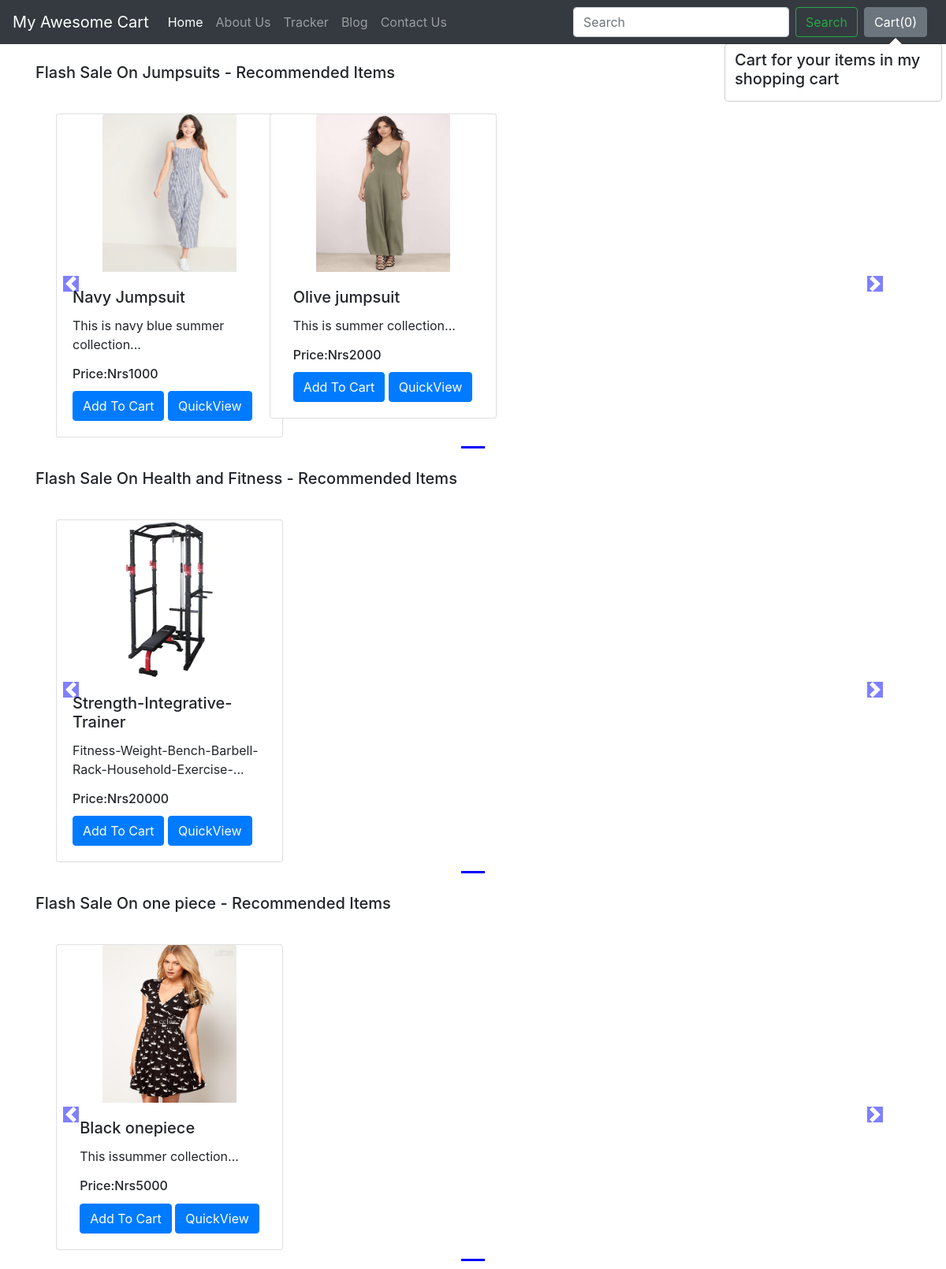
The app's page /shop/ with its own data.
### shop/models.py (models this page shows, shortened)
class Product(models.Model):
    product_id = models.AutoField
    product_name = models.CharField(max_length=50)
    category = models.CharField(max_length=50,default="")
    subcategory = models.CharField(max_length=50,default="")
    price = models.IntegerField(default=0)
    description = models.CharField(max_length=500)
    published_date = models.DateField()
    image = models.ImageField(upload_to="shop/images",default="")

### shop/views.py (the view)
# urls.py: path('', views.index),
def index(request):
    allProds = []
    catprods = Product.objects.values('category', 'id')
    cats = {item['category'] for item in catprods}
    for cat in cats:
        prod = Product.objects.filter(category=cat)
        n = len(prod)
        nSlides = n // 4 + ceil((n / 4) - (n // 4))
        allProds.append([prod, range(1, nSlides), nSlides])
    params = {'allProds':allProds}
    return render(request, 'shop/index.html', params)

### shop/templates/shop/index.html (shortened to what this page needs)
{% extends 'shop/base.html' %}
{% block body %}
{% load static %}
<div class="container">
    {% for product, range, nSlides in allProds %}
    <h5 class="my-4">Flash Sale On {{product.0.category}} - Recommended Items</h5>
    <div class="row">
        <div id="demo{{forloop.counter}}" class="col carousel slide my-3" data-ride="carousel">
            <ul class="carousel-indicators">
                <li data-target="#demo{{forloop.counter}}" data-slide-to="0" class="active"></li>
            </ul>
            <div class="container carousel-inner no-padding">
                <div class="carousel-item active">
                    {% for i in product %}
                    <div class="col-xs-3 col-sm-3 col-md-3">
                        <div class="card align-items-center" style="width: 18rem;">
                            <img src='/media/{{i.image}}' class="card-img-top" alt="...">
                            <div class="card-body">
                                <h5 class="card-title" id="namepr{{i.id}}">{{i.product_name}}</h5>
                                <p class="card-text">{{i.description|slice:"0:53"}}...</p>
                                <h6 class="card-title" >Price:Nrs<span id="pricepr{{i.id}}">{{i.price}}</span></h6>
                                <span id="divpr{{i.id}}" class="divpr">
                                    <button id="pr{{i.id}}" class="btn btn-primary cart">Add To Cart</button>
                                </span>
                                <a href="/shop/products/{{i.id}}"><button id="qv{{i.id}}" class="btn btn-primary cart">QuickView</button></a>
                            </div>
                        </div>
                    </div>
                    {% endfor %}
                </div>
            </div>
        </div>
        <a class="carousel-control-prev" href="#demo{{forloop.counter}}" data-slide="prev">
            <span class="carousel-control-prev-icon"></span>
        </a>
        <a class="carousel-control-next" href="#demo{{forloop.counter}}" data-slide="next">
            <span class="carousel-control-next-icon"></span>
        </a>
    </div>
    {% endfor %}
</div>
{% endblock %}

### shop/templates/shop/base.html (shortened to what this page needs)
<!doctype html>
<html lang="en">
  <head>
    <link rel="stylesheet" href="https://stackpath.bootstrapcdn.com/bootstrap/4.2.1/css/bootstrap.min.css">
  </head>
  <body>
    <nav class="navbar navbar-expand-lg navbar-dark bg-dark">
  <a class="navbar-brand" href="/shop">My Awesome Cart</a>
  <div class="collapse navbar-collapse" id="navbarSupportedContent">
    <ul class="navbar-nav mr-auto">
      <li class="nav-item active">
        <a class="nav-link" href="/shop">Home <span class="sr-only">(current)</span></a>
      </li>
      <li class="nav-item">
        <a class="nav-link" href="/shop/about">About Us</a>
      </li>
      <li class="nav-item">
        <a class="nav-link" href="/shop/tracker">Tracker</a>
      </li>
      <li class="nav-item">
        <a class="nav-link" href="/blog">Blog</a>
      </li>
       <li class="nav-item">
        <a class="nav-link" href="/shop/contact">Contact Us</a>
      </li>
    </ul>
    <form method='get' action='/shop/search/' class="form-inline my-2 my-lg-0">
      <input class="form-control mr-sm-2" type="search" placeholder="Search" aria-label="Search" name="search" id="search">
      <button class="btn btn-outline-success my-2 my-sm-0" type="submit">Search</button>
    </form>
    <button type="button" class="btn btn-secondary mx-2" id="popcart" data-container="body" data-toggle="popover" data-placement="bottom" data-html="true" data-content="Vivamus
sagittis lacus vel augue laoreet rutrum faucibus.">
  Cart(<span id="cart">0</span>)
</button>
  </div>
</nav>
  {% block body %} {% endblock %}
  </body>
</html>

### records on screen
Product: category "Jumpsuits", image (picture), product_name "Navy Jumpsuit", description "This is navy blue summer collection", price "1000"
Product: image (picture), product_name "Olive jumpsuit", description "This is summer collection", price "2000"
Product: category "Health and Fitness", image (picture), product_name "Strength-Integrative-Trainer", description "Fitness-Weight-Bench-Barbell-Rack-Household-Exercise-", price "20000"
Product: category "one piece", image (picture), product_name "Black onepiece", description "This issummer collection", price "5000"
